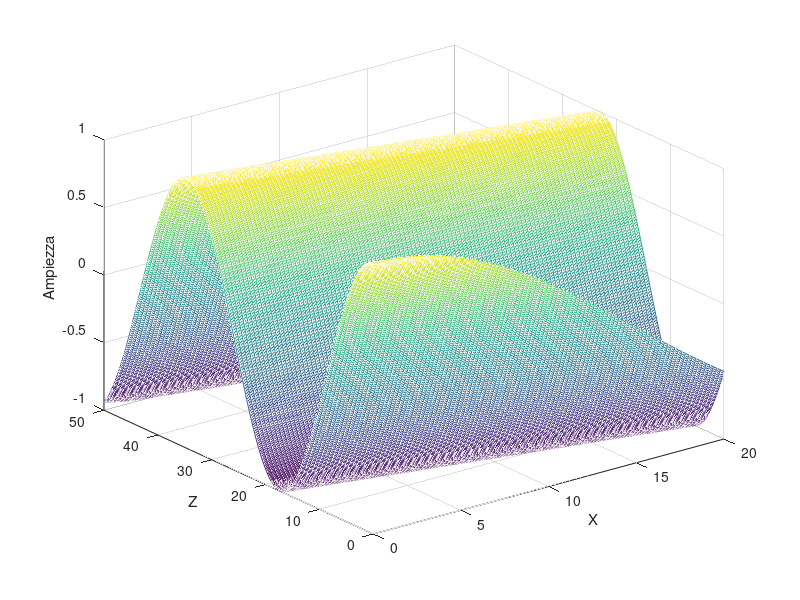

Write the MATLAB code that produced this figure.
%% Prove aliasing spaziale

clear all;
close all;
clc;

dx=2*1e-1;
dz=1e-1;

fcx=1/dx; %freq campionamento spaziale in x
fcz=1/dz; %freq campionamento spaziale in z

c=3*1e3; %mezzo omogeneo, velocità

x=0:dx:20;
z=0:dz:50;

[X,Z]=meshgrid(x,z);

%numeri d'onda di cut-off della griglia spaziale

kx_Ny=(2*pi*(fcx/2))/c;
kz_Ny=(2*pi*(fcz/2))/c;

%numero d'onda di cut-off della griglia

k_Ny=sqrt(kx_Ny^2+kz_Ny^2); %per ogni direzione

%tettoia
f=100;
w=2*pi*f;
the=deg2rad(30);

k_tet=(w/c);

kx=(w/c)*sin(the);
kz=(w/c)*cos(the);

tet=exp(1i*(kx*X+kz*Z));

figure,mesh(X,Z,real(tet)),...
    xlabel('X'),ylabel('Z'),zlabel('Ampiezza')

k_Ny
k_tet